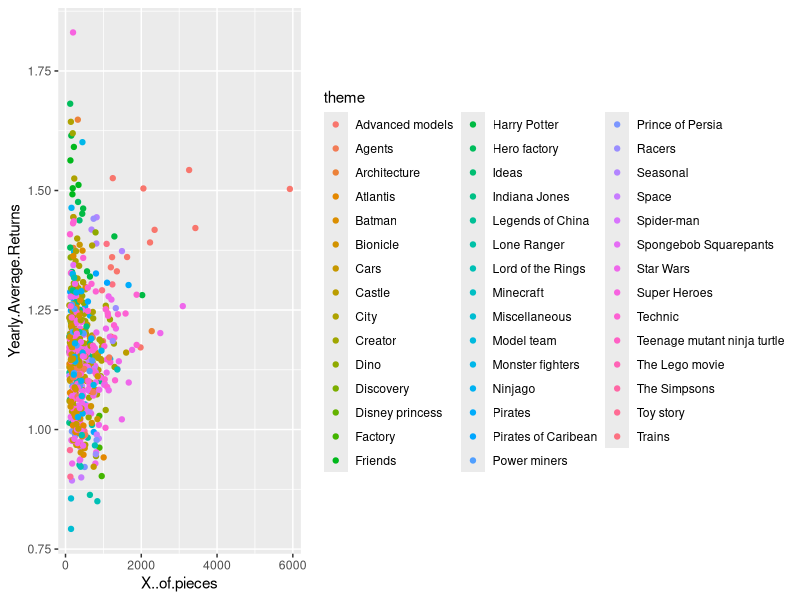

Generate this figure with R:
library(ggplot2)
library(dplyr)

df <- read.csv('new-data/dataframe_appended.csv')

head(df)

df <- df %>% filter(X..of.pieces>=100)
df_filtered <- df

df %>% ggplot() +
  geom_point(aes(x=X..of.pieces, y=Yearly.Average.Returns, color=theme))



sum(df_filtered$Yearly.Average.Returns[!is.na(df_filtered$Yearly.Average.Returns)]) / length(df_filtered$Yearly.Average.Returns[!is.na(df_filtered$Yearly.Average.Returns)])

df %>% 
  group_by(theme) %>%
  summarize(Avg_Return = mean(Yearly.Average.Returns, na.rm = TRUE), Count = sum(Yearly.Average.Returns>=0, na.rm = TRUE)) %>%
  filter(Count>10) %>%
  arrange(desc(Avg_Return))